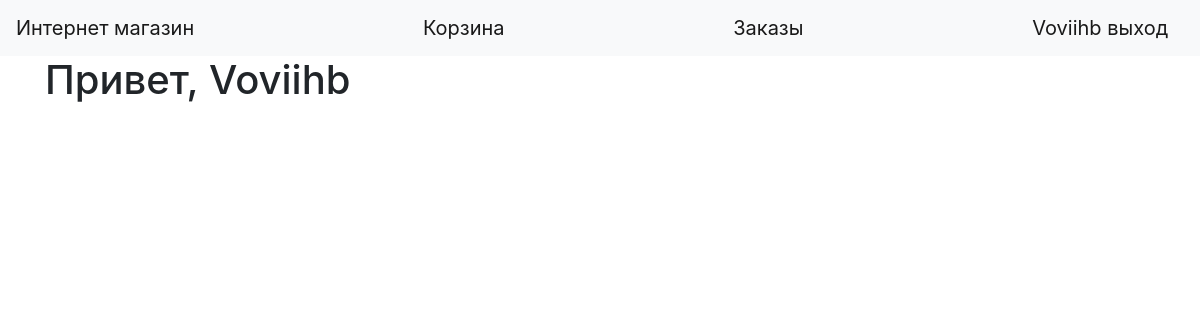
/orders (signed in), run on an earlier commit of the app's database.
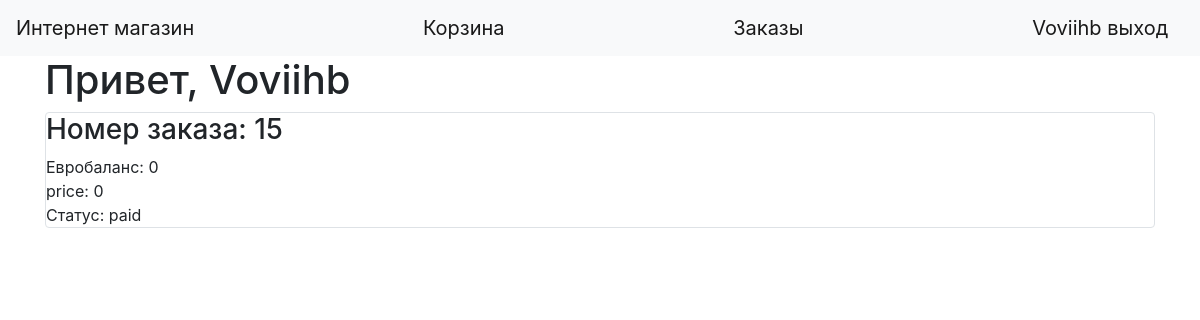
And on a later commit of the database.
### data/users.py (models this page shows, shortened)
class User(SqlAlchemyBase, UserMixin):
    __tablename__ = 'users'
    id = sqlalchemy.Column(sqlalchemy.Integer, primary_key=True, autoincrement=True)
    name = sqlalchemy.Column(sqlalchemy.String, nullable=True)
    about = sqlalchemy.Column(sqlalchemy.String, nullable=True)
    email = sqlalchemy.Column(sqlalchemy.String, index=True, unique=True, nullable=True)
    role = sqlalchemy.Column(sqlalchemy.Integer)
    hashed_password = sqlalchemy.Column(sqlalchemy.String, nullable=True)
    cart = sqlalchemy.Column(sqlalchemy.String, default="{}")
    balance = sqlalchemy.Column(sqlalchemy.Integer, default=0)
    created_date = sqlalchemy.Column(sqlalchemy.DateTime, default=datetime.datetime.now)

### data/orders.py (models this page shows, shortened)
class Orders(SqlAlchemyBase):
    __tablename__ = 'orders'
    id = sqlalchemy.Column(sqlalchemy.Integer, primary_key=True, autoincrement=True)
    products = sqlalchemy.Column(sqlalchemy.String, default="{}")
    status = sqlalchemy.Column(sqlalchemy.String, default="paid")
    user_id = sqlalchemy.Column(sqlalchemy.Integer, sqlalchemy.ForeignKey("users.id"))
    user = orm.relationship('User', foreign_keys="Orders.user_id", backref="orders")
    order_time = sqlalchemy.Column(sqlalchemy.DateTime, default=datetime.datetime.now)

### main.py (the view)
@app.route('/orders', methods=['GET', 'POST'])
@login_required
def orders():
    db_sess = db_session.create_session()
    orders_db = db_sess.query(Orders).filter((Orders.user_id == current_user.id)).all()
    d = []
    for i in orders_db:
        d.append({"id": i.id, "products": eval(i.products), "date": i.order_time, "status": i.status})
    return render_template("orders.html", orders=d)

### data/db_session.py (called while the page is built)
def create_session() -> Session:
    global __factory
    return __factory()

### main.py (called while the page is built)
@login_manager.user_loader
def load_user(user_id):
    db_sess = db_session.create_session()
    return db_sess.query(User).get(user_id)

### templates/orders.html
{% extends "base.html" %}
{% block content %}
<h1>Привет, {{current_user.name}}</h1>
{% for order in orders %}
<div class="col-md6 border rounded">
    <h3>Номер заказа: {{order.id}}</h3>
    {% for product in order.products.keys() %}
        {{product}}: {{order.products[product]}} <br>
    {% endfor %}
    Статус: {{order.status}}
</div>
{% endfor %}
{% endblock %}

### templates/base.html (shortened to what this page needs)
<!doctype html>
<html lang="en">
<head>
    <link rel="stylesheet" href="https://stackpath.bootstrapcdn.com/bootstrap/4.4.1/css/bootstrap.min.css">
</head>
  <body>
    <header>
        <nav class="navbar navbar-light bg-light">
        <a class="navbar-brand" href="/main">Интернет магазин</a>
        <a class="navbar-brand" href="/cart">Корзина</a>
        <a class="navbar-brand" href="/orders">Заказы</a>
        {% if current_user.is_authenticated %}
            <a class="navbar-brand" href="/logout">{{ current_user.name }} выход</a>
        {% else %}
            <p>
                <a class="btn btn-primary " href="/register">Зарегистрироваться</a>
                <a class="btn btn-success" href="/login">Войти</a>
            </p>
        {% endif %}
    </nav>
    </header>
    <main role="main" class="container">
        {% block content %}{% endblock %}
    </main>
  </body>
</html>

What changed in the data, as far as the page shows it:
added Orders: id "15", keys "Евробаланс" "price", products "0" "0", status "paid"
